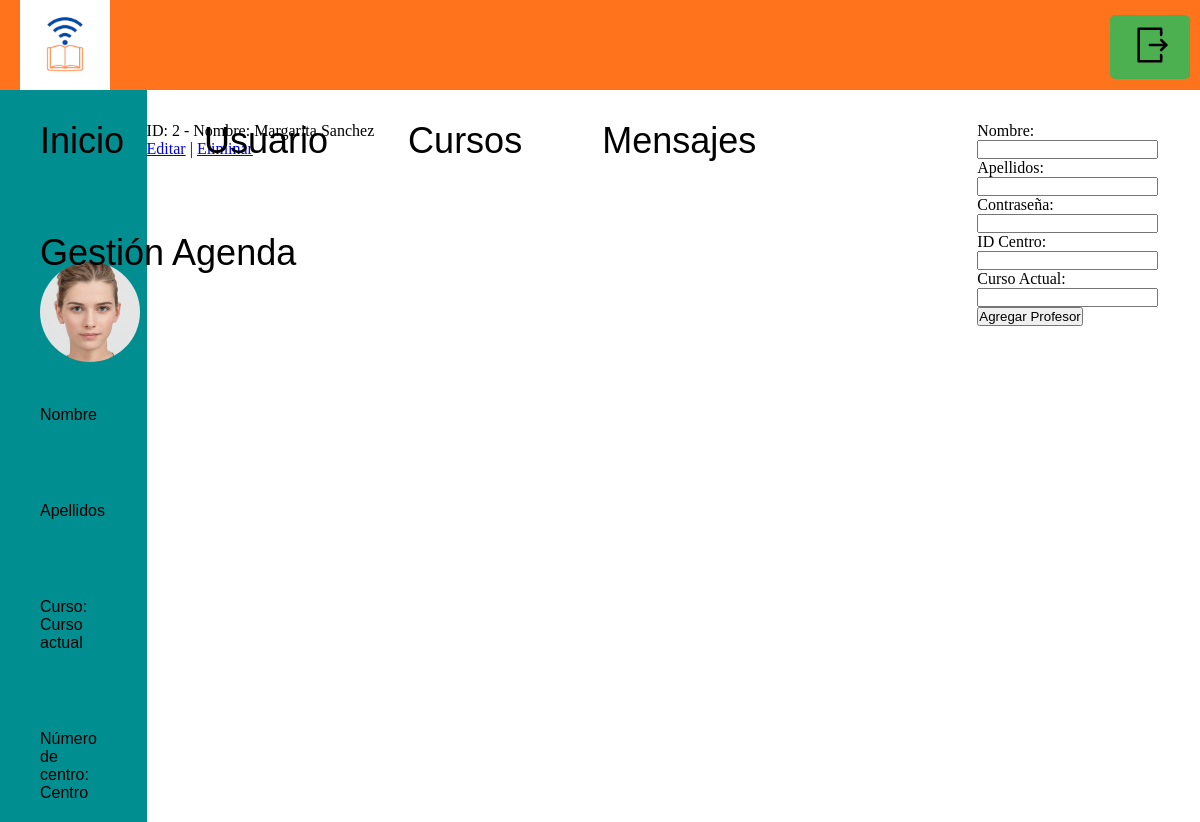
Before: /directivo/altaProfesor.php with the older database file.
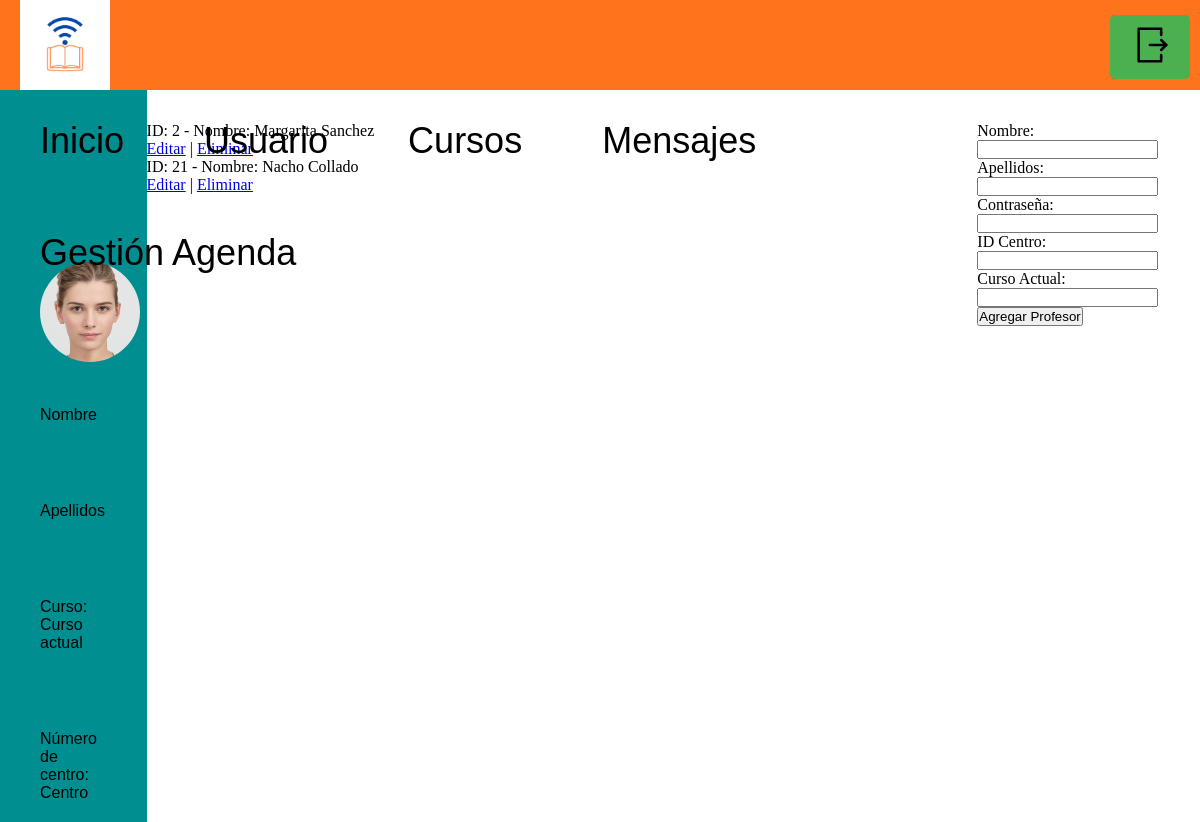
After: the same page with the newer database file.
### tables this page shows
CREATE TABLE IF NOT EXISTS `usuario` (
  `idUsuario` int(11) NOT NULL AUTO_INCREMENT,
  `Nombre` varchar(45) DEFAULT NULL,
  `Apellidos` varchar(45) DEFAULT NULL,
  `contrasena` varchar(45) DEFAULT NULL,
  `tipo` varchar(45) DEFAULT NULL,
  `id_centro` int(11) DEFAULT NULL,
  `cursoActual` varchar(15) NOT NULL,
  PRIMARY KEY (`idUsuario`)
);

### directivo/altaProfesor.php (the view, shortened to what this page needs)
<?php session_start();
include_once("../back/connection2.php");
$query = "SELECT * FROM usuario WHERE tipo='profesor'";
$resultado = mysqli_query($conn, $query);
?>
<!DOCTYPE html>
<html lang="en" dir="ltr">
<head>
	<link rel="stylesheet" href="../CSS/stylesres.css">
</head>
<body>
	<div class="contenedor">
		<div class="colDatosPersonales">
					<img class="fotoPersonal" src="../Media/cara_generica.jpg" alt="Foto personal">
			<p id="nombre">Nombre</p>
			<br>
			<p id="apellidos">Apellidos</p>
			<br>
			<p>Curso: <span id="cursoActual">Curso actual</span></p>
			<br>
			<p>Número de centro: <span id="centro">Centro</span></p>
		</div>
		<div class="colContenido bajando">
			<?php
while ($profesor = mysqli_fetch_assoc($resultado)) {
    echo "ID: " . $profesor['idUsuario'] . " - Nombre: " . $profesor['Nombre'] . " " . $profesor['Apellidos'] . "<br>";
    echo "<a href='editarProfesor.php?id=" . $profesor['idUsuario'] . "'>Editar</a> | ";
    echo "<a href='eliminarProfesor.php?id=" . $profesor['idUsuario'] . "'>Eliminar</a><br>";
}
?>
		</div>
        <div class="bajando">
        <form action="agregarProfesor.php" method="post">
            Nombre: <input type="text" name="nombre"><br>
            Apellidos: <input type="text" name="apellidos"><br>
            Contraseña: <input type="password" name="password"><br>
            ID Centro: <input type="number" name="id_centro"><br>
            Curso Actual: <input type="text" name="cursoActual"><br>
            <input type="submit" value="Agregar Profesor">
        </form>
        </div>
	</div>
</body>
</html>

Changed rows visible on the page:
added usuario: idUsuario "21", Nombre "Nacho", Apellidos "Collado"
